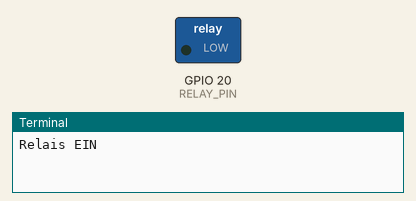
Recording of a program running on a simulated Raspberry Pi (BCM pin numbers). Shown: switched loads named in the program (green lamp = pin HIGH), the last lines printed to the terminal. At 6.0 s the program stops and its outputs stay as they are.

Above: at 0.1 s.
At 5.1 s:
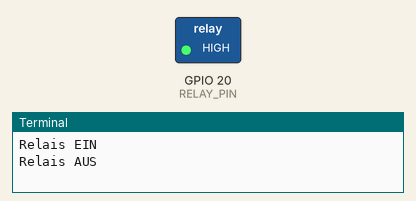
Timing chart, 0 to 7.5 s (numbered marks = the images above):
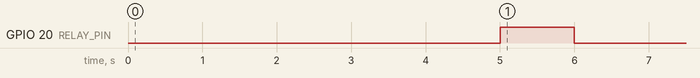

The program:

01_Relais_schalten.py
```python
#!/usr/bin/env python

# ------------------------------------------------------------------
# Name  : 01_Relais_schalten.py
# Source: https://raw.githubusercontent.com/walter-rothlin/RaspberryPi4PiPlates/master/Python_Raspberry/01_GPIO_IN_OUT/01_Relais_schalten.py
#
# Description: Schaltet ein Relais, welches direkt an einem GPIO PIN angängt ist.
#
# Autor: Walter Rothlin
#
# History:
# 03-Aug-2025   Walter Rothlin    Initial Version
# 27-Jul-2026   Walter Rothlin    Changes for Levin Hofmann
# ------------------------------------------------------------------
import RPi.GPIO as GPIO
import time

'''
Varianten der GPIO PIN Definition
---------------------------------
GPIO.setmode(GPIO.BOARD)  # Pysische Board PIN Nr
GPIO.setup(38, GPIO.OUT)  # Nutzt physischen Pin 38 => GPIO20

GPIO.setmode(GPIO.BCM)    # BCM Broadcom SOC-Nummerierung
GPIO.setup(20, GPIO.OUT)  # Nutzt GPIO20 => physisch Pin 38
'''


GPIO.setmode(GPIO.BCM)          # Verwende das physische Pin-Layout (BOARD) oder BCM (GPIO-Nummer)
RELAY_PIN = 20                  # GPIO-Nummer, an dem das Relais angeschlossen ist
GPIO.setup(RELAY_PIN, GPIO.OUT) # GPIO vorbereiten

# Relais einschalten (je nach Modul LOW oder HIGH – hier gehen wir von LOW-Aktiv aus)
print("Relais EIN")
GPIO.output(RELAY_PIN, GPIO.LOW)
time.sleep(5)

# Relais ausschalten
print("Relais AUS")
GPIO.output(RELAY_PIN, GPIO.HIGH)
time.sleep(1)

# GPIO aufräumen
GPIO.cleanup()
```

Measured:
- by itself, GPIO 20 (RELAY_PIN): LOW → HIGH at 5.0 s, → LOW 1.0 s later
